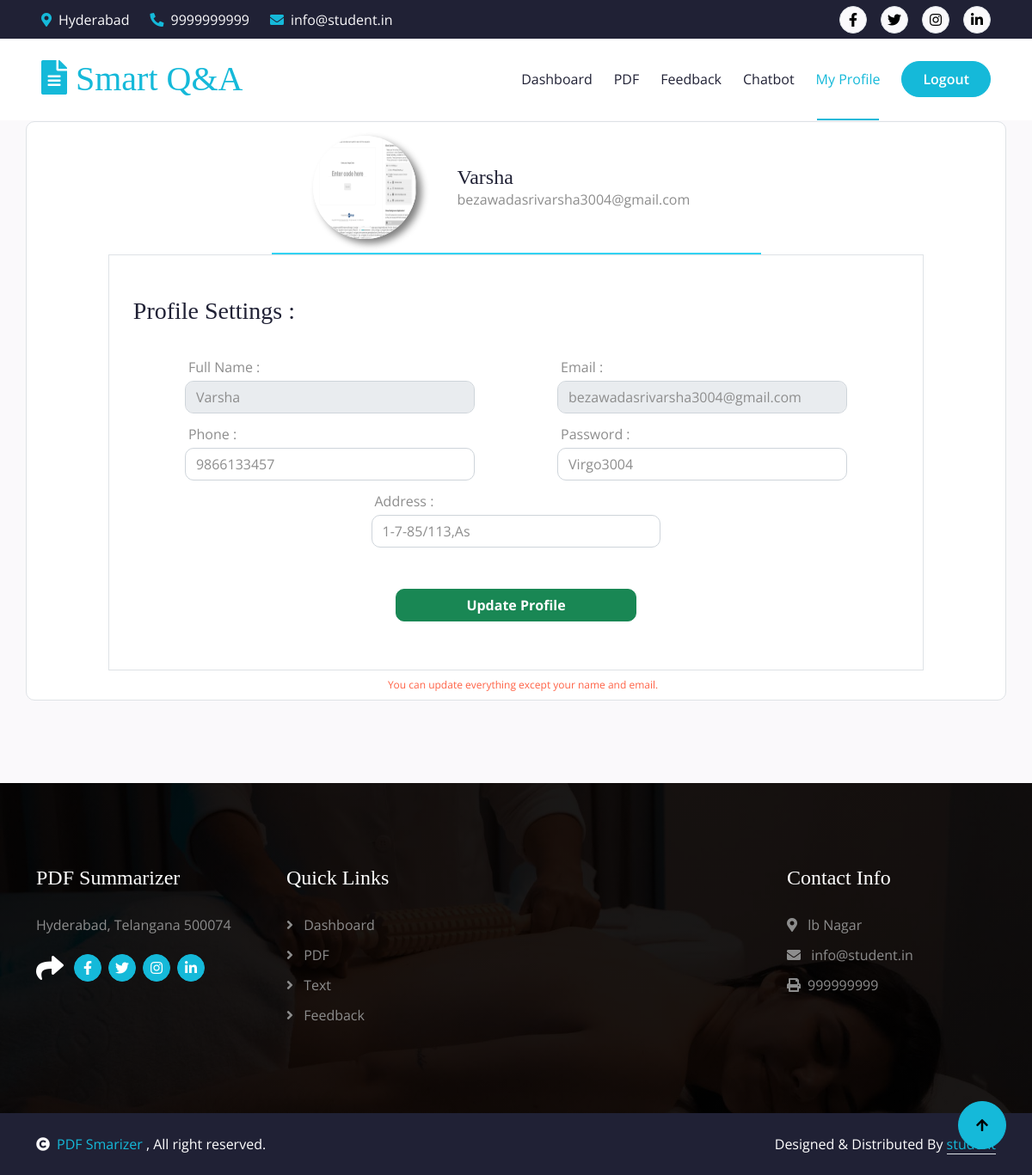
Screenshot of /user/profile/ (signed in) with the database file from the repository.
### userapp/models.py (models this page shows, shortened)
class User(models.Model):
    full_name = models.CharField(max_length=100, verbose_name="User Name")
    email = models.EmailField(verbose_name="Email")
    password = models.CharField(max_length=128, verbose_name="Password")
    phone_number = models.CharField(max_length=15, verbose_name="Phone Number")
    age =models.CharField(max_length=15, verbose_name="age")
    address = models.TextField(verbose_name="Address")
    photo = models.ImageField(upload_to='profiles/', verbose_name="Upload Profile", null=True, blank=True)
    otp = models.CharField(max_length=6, default='000000', help_text='Enter OTP for verification')
    otp_status = models.CharField(max_length=15, default='Not Verified', help_text='OTP status')
    status = models.CharField(max_length=15,default='Accepted')

### userapp/views.py (the view, shortened to what this page needs)
# urls.py: path("profile/", views.user_profile,name="user_profile"),
def user_profile(request):
    user_id  = request.session.get('user_id_after_login')
    print(user_id)
    user = User.objects.get(pk= user_id)
    return render(request,'user-profile.html',{'user':user})

### userapp/templates/user-profile.html (shortened to what this page needs)
{% extends "base_dashboard.html" %}
{% block content %}
{% load static %}
<div class="container-fluid feature bg-light py-5">
    <div class="container rounded bg-white mb-5 border border-black mt-5" >
        <div class="row">
            <div class="col-md-6 mx-auto px-5 pb-3 mt-3" style="border-bottom: 2px solid #31d2f2; ">
                <div class="d-flex align-items-center">
                    <div class="image ml-5">
                        <img src={{user.photo.url}} class="" style="border-radius:50%; box-shadow: 6px 5px 8px grey;" width="120px" height="120px" >
                    </div>
                    <div class="mx-5">
                        <h4 class="mb-0 mt-0">{{user.full_name}}</h4>
                        <span>{{user.email}}</span>
                    </div>
                </div>
            </div>
            <div class="col-md-10 mx-auto border border-black">
                <div class="p-3 py-5">
                    <div class="d-flex justify-content-between align-items-center mb-3">
                        <h3 class="text-right">Profile Settings :</h3>
                    </div>
                    <form action="{% url 'user_profile' %}" class="form-box mainForm px-4  mb-2 pt-5" style="margin-top:-40px" method="post" enctype="multipart/form-data">
                        <div class="form-row row mb-2">
                            <div class="col-md-5 mx-auto">
                                <label for="" class="m-1  ">Full Name :</label>
                                <input type="text" id="" class="form-control" placeholder="ex.@name" readonly name="name" value="{{user.full_name}}">
                            </div>
                            <div class="col-md-5 mx-auto">
                                <label for="" class="m-1">Email :</label>
                                <input type="text" id="" class="form-control" placeholder="ex. name@gmail.com" readonly name="email" value={{user.email}}>
                            </div>
                        </div>
                        <div class="form-row row mb-2">
                            <div class="col-md-5 mx-auto">
                                <label for="chooseCategory" class="m-1">Phone :</label>
                                <input type="number" id="" class="form-control" placeholder="ex. +91 XXXX-XXXXX" name="phone" value={{user.phone_number}}>
                            </div>
                            <div class="col-md-5 mx-auto">
                                <label for="" class="m-1">Password :</label>
                                <input type="text" id="" class="form-control" name="password" value={{user.password}}>
                            </div>
                        </div>
                        <div class="form-row row mb-2">
                            <div class="col-md-5 mx-auto">
                                <label for="" class="m-1">Address  :</label>
                                <input type="text" id="" class="form-control" placeholder="ex@Xyz" name="location" value={{user.address}}>
                            </div>
                        </div>
                        <div class="mt-5 text-center" value="Submit Button">
                            <button class="btn btn-success btn-pill col-md-4 justify-content-center text fw-bold" type="submit">Update Profile</button>
                        </div>
                    </form>
                </div>
            </div>
            <p class="text-center m-2" style="font-size: 12px; color: tomato;">You can update everything except your name and email.</p>
        </div>
    </div>
</div>
{% endblock %}

### static/css/style.css (style rules this page uses)
.btn { font-weight: 600; transition: .5s; }

### rows the page displays
User: photo (picture), full_name "Varsha", email "bezawadasrivarsha3004@gmail.com", name "Varsha", phone "9866133457", password "Virgo3004", location "1-7-85/113,As"
